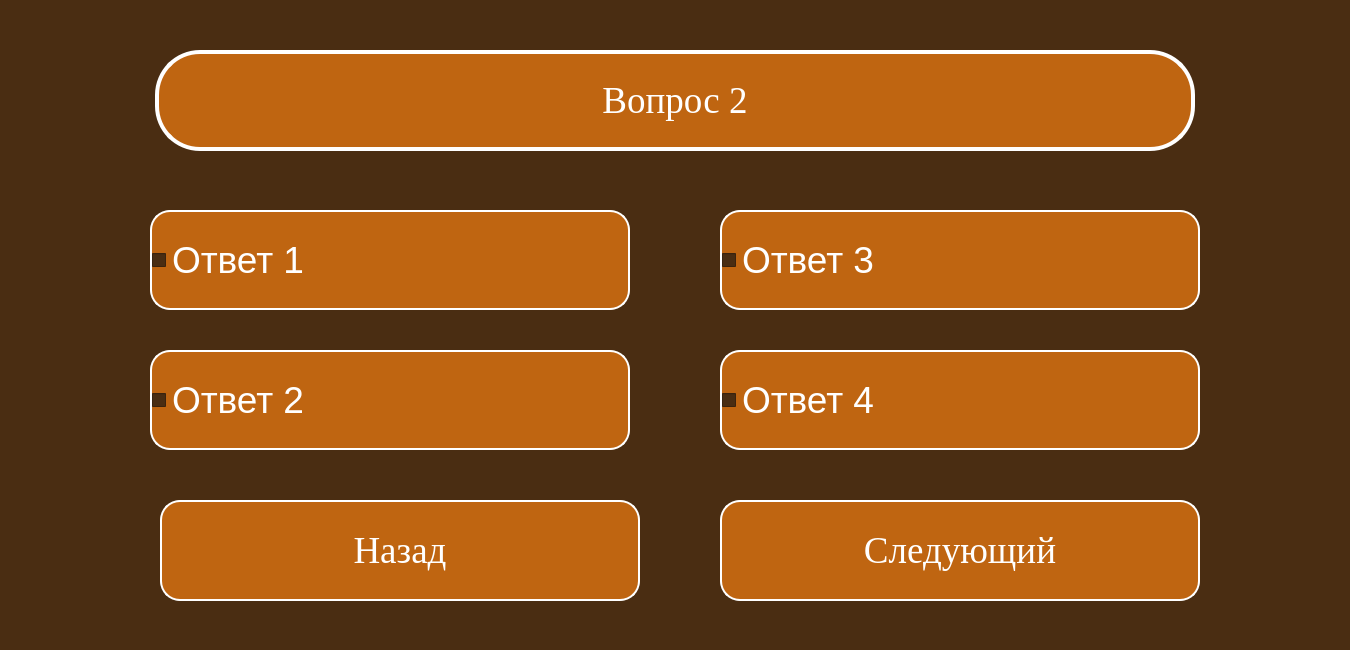
<?xml version="1.0" encoding="UTF-8"?>
<ui version="4.0">
 <class>Dialog</class>
 <widget class="QDialog" name="Dialog">
  <property name="geometry">
   <rect>
    <x>0</x>
    <y>0</y>
    <width>1350</width>
    <height>650</height>
   </rect>
  </property>
  <property name="windowTitle">
   <string>GeleosTest</string>
  </property>
  <property name="styleSheet">
   <string notr="true">background-color: rgb(74, 45, 18);
font-size:28pt;</string>
  </property>
  <widget class="QCheckBox" name="btn1">
   <property name="geometry">
    <rect>
     <x>150</x>
     <y>210</y>
     <width>480</width>
     <height>100</height>
    </rect>
   </property>
   <property name="font">
    <font>
     <pointsize>28</pointsize>
    </font>
   </property>
   <property name="styleSheet">
    <string notr="true">QCheckBox:unchecked {
color: white;
background-color: rgb(191, 101, 17);
border-radius: 20px;
border: 2px solid #ffffff;
font: 50pt &quot;Times New Roman&quot;;
}

QCheckBox:pressed {
color: rgb(191, 101, 17);
background-color: white;
border: 4px solid rgb(191, 101, 17);
font: 50pt &quot;Times New Roman&quot;;
}

QCheckBox:checked {
color: rgb(191, 101, 17);
background-color: white;
border: 4px solid rgb(191, 101, 17);
font: 50pt &quot;Times New Roman&quot;;
}</string>
   </property>
   <property name="text">
    <string>Ответ 1</string>
   </property>
  </widget>
  <widget class="QLabel" name="label">
   <property name="geometry">
    <rect>
     <x>155</x>
     <y>50</y>
     <width>1040</width>
     <height>101</height>
    </rect>
   </property>
   <property name="font">
    <font>
     <family>Times New Roman</family>
     <pointsize>50</pointsize>
     <weight>50</weight>
     <italic>false</italic>
     <bold>false</bold>
    </font>
   </property>
   <property name="styleSheet">
    <string notr="true">font: 50pt &quot;Times New Roman&quot;;
color: white;
background-color: rgb(191, 101, 17);
border-radius: 45px;
border: 4px solid #ffffff;</string>
   </property>
   <property name="text">
    <string>Вопрос 2</string>
   </property>
   <property name="scaledContents">
    <bool>false</bool>
   </property>
   <property name="alignment">
    <set>Qt::AlignCenter</set>
   </property>
   <property name="wordWrap">
    <bool>true</bool>
   </property>
  </widget>
  <widget class="QCheckBox" name="btn3">
   <property name="geometry">
    <rect>
     <x>720</x>
     <y>210</y>
     <width>480</width>
     <height>100</height>
    </rect>
   </property>
   <property name="font">
    <font>
     <pointsize>28</pointsize>
    </font>
   </property>
   <property name="styleSheet">
    <string notr="true">QCheckBox:unchecked {
color: white;
background-color: rgb(191, 101, 17);
border-radius: 20px;
border: 2px solid #ffffff;
font: 50pt &quot;Times New Roman&quot;;
}

QCheckBox:pressed {
color: rgb(191, 101, 17);
background-color: white;
border: 4px solid rgb(191, 101, 17);
font: 50pt &quot;Times New Roman&quot;;
}

QCheckBox:checked {
color: rgb(191, 101, 17);
background-color: white;
border: 4px solid rgb(191, 101, 17);
font: 50pt &quot;Times New Roman&quot;;
}</string>
   </property>
   <property name="text">
    <string>Ответ 3</string>
   </property>
  </widget>
  <widget class="QCheckBox" name="btn2">
   <property name="geometry">
    <rect>
     <x>150</x>
     <y>350</y>
     <width>480</width>
     <height>100</height>
    </rect>
   </property>
   <property name="font">
    <font>
     <pointsize>28</pointsize>
    </font>
   </property>
   <property name="styleSheet">
    <string notr="true">QCheckBox:unchecked {
color: white;
background-color: rgb(191, 101, 17);
border-radius: 20px;
border: 2px solid #ffffff;
font: 50pt &quot;Times New Roman&quot;;
}

QCheckBox:pressed {
color: rgb(191, 101, 17);
background-color: white;
border: 4px solid rgb(191, 101, 17);
font: 50pt &quot;Times New Roman&quot;;
}

QCheckBox:checked {
color: rgb(191, 101, 17);
background-color: white;
border: 4px solid rgb(191, 101, 17);
font: 50pt &quot;Times New Roman&quot;;
}</string>
   </property>
   <property name="text">
    <string>Ответ 2</string>
   </property>
  </widget>
  <widget class="QCheckBox" name="btn4">
   <property name="geometry">
    <rect>
     <x>720</x>
     <y>350</y>
     <width>480</width>
     <height>100</height>
    </rect>
   </property>
   <property name="font">
    <font>
     <pointsize>28</pointsize>
    </font>
   </property>
   <property name="styleSheet">
    <string notr="true">QCheckBox:unchecked {
color: white;
background-color: rgb(191, 101, 17);
border-radius: 20px;
border: 2px solid #ffffff;
font: 50pt &quot;Times New Roman&quot;;
}

QCheckBox:pressed {
color: rgb(191, 101, 17);
background-color: white;
border: 4px solid rgb(191, 101, 17);
font: 50pt &quot;Times New Roman&quot;;
}

QCheckBox:checked {
color: rgb(191, 101, 17);
background-color: white;
border: 4px solid rgb(191, 101, 17);
font: 50pt &quot;Times New Roman&quot;;
}</string>
   </property>
   <property name="text">
    <string>Ответ 4</string>
   </property>
  </widget>
  <widget class="QPushButton" name="behindButton">
   <property name="geometry">
    <rect>
     <x>160</x>
     <y>500</y>
     <width>480</width>
     <height>101</height>
    </rect>
   </property>
   <property name="font">
    <font>
     <family>Times New Roman</family>
     <pointsize>50</pointsize>
     <weight>50</weight>
     <italic>false</italic>
     <bold>false</bold>
    </font>
   </property>
   <property name="styleSheet">
    <string notr="true">QPushButton {
color: white;
background-color: rgb(191, 101, 17);
border-radius: 20px;
border: 2px solid #ffffff;
font: 50pt &quot;Times New Roman&quot;;
}

QPushButton:pressed {
color: rgb(191, 101, 17);
background-color: white;
border: 4px solid rgb(191, 101, 17);
font: 50pt &quot;Times New Roman&quot;;
}</string>
   </property>
   <property name="text">
    <string>Назад</string>
   </property>
  </widget>
  <widget class="QPushButton" name="nextButton">
   <property name="geometry">
    <rect>
     <x>720</x>
     <y>500</y>
     <width>480</width>
     <height>101</height>
    </rect>
   </property>
   <property name="font">
    <font>
     <family>Times New Roman</family>
     <pointsize>50</pointsize>
     <weight>50</weight>
     <italic>false</italic>
     <bold>false</bold>
    </font>
   </property>
   <property name="styleSheet">
    <string notr="true">QPushButton {
color: white;
background-color: rgb(191, 101, 17);
border-radius: 20px;
border: 2px solid #ffffff;
font: 50pt &quot;Times New Roman&quot;;
}

QPushButton:pressed {
color: rgb(191, 101, 17);
background-color: white;
border: 4px solid rgb(191, 101, 17);
font: 50pt &quot;Times New Roman&quot;;
}</string>
   </property>
   <property name="text">
    <string>Следующий</string>
   </property>
  </widget>
 </widget>
 <resources/>
 <connections/>
</ui>
